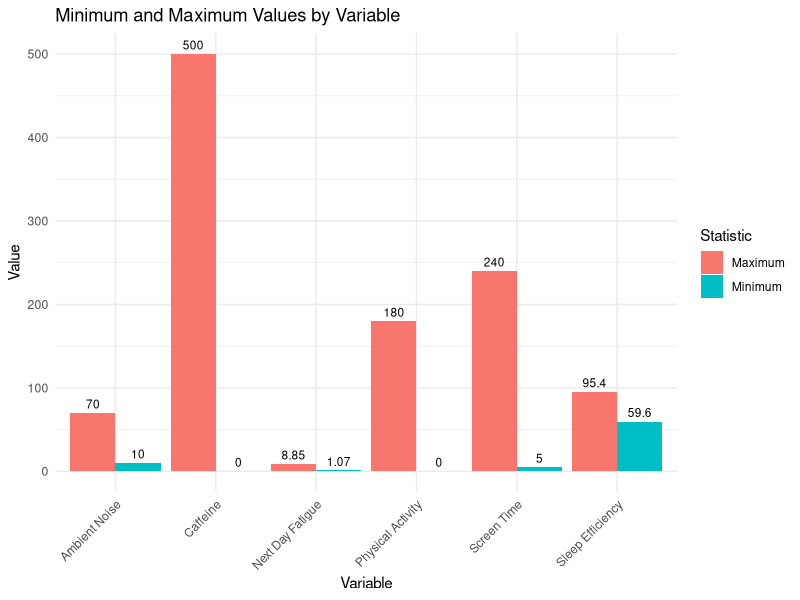
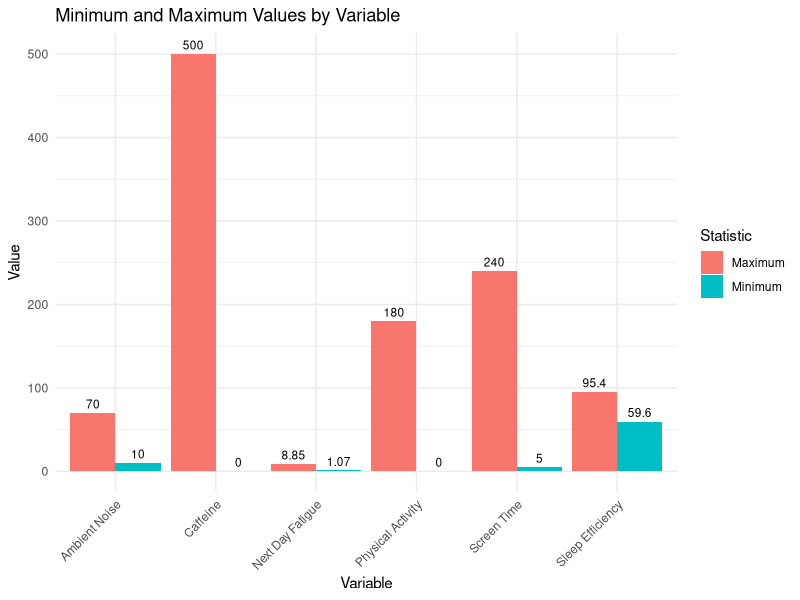

Generate these figures, in order, with R:
library(tidyverse)

# Load dataset
sleep_data <- read_csv("sleep_debt_screen_time.csv")

# Examine dataset
glimpse(sleep_data)

# View first six observations
head(sleep_data)

#last six observations
tail(sleep_data)

# Check dimensions
dim(sleep_data)

# Count missing values in each column
colSums(is.na(sleep_data))

# Count total missing values
sum(is.na(sleep_data))

# Count duplicate rows
sum(duplicated(sleep_data))

# Check duplicate user IDs
sum(duplicated(sleep_data$user_id))

#making r recognize these variables as categorical
sleep_data <- sleep_data %>%
  mutate(
    gender = as.factor(gender),
    chronotype = as.factor(chronotype),
    occupation = as.factor(occupation),
    primary_app_category = as.factor(primary_app_category),
    blue_light_filter_on = as.factor(blue_light_filter_on),
    sleep_debt_category = as.factor(sleep_debt_category)
  )


#summary statistics
# Summary statistics
summary_stats <- sleep_data %>%
  summarise(
    across(
      c(
        caffeine_intake_mg,
        physical_activity_min,
        screen_time_before_bed_min,
        ambient_noise_db,
        sleep_efficiency_pct,
        next_day_fatigue_score
      ),
      list(
        min = min,
        max = max,
        mean = mean,
        median = median,
        sd = sd,
        IQR = IQR
      )
    )
  )

summary_stats
print(summary_stats)
view(summary_stats)
# Create minimum and maximum data frame
min_max <- data.frame(
  Variable = c(
    "Ambient Noise",
    "Caffeine",
    "Next Day Fatigue",
    "Physical Activity",
    "Screen Time",
    "Sleep Efficiency"
  ),
  
  Minimum = c(
    min(sleep_data$ambient_noise_db),
    min(sleep_data$caffeine_intake_mg),
    min(sleep_data$next_day_fatigue_score),
    min(sleep_data$physical_activity_min),
    min(sleep_data$screen_time_before_bed_min),
    min(sleep_data$sleep_efficiency_pct)
  ),
  
  Maximum = c(
    max(sleep_data$ambient_noise_db),
    max(sleep_data$caffeine_intake_mg),
    max(sleep_data$next_day_fatigue_score),
    max(sleep_data$physical_activity_min),
    max(sleep_data$screen_time_before_bed_min),
    max(sleep_data$sleep_efficiency_pct)
  )
)

min_max
min_max_plot <- data.frame(
  Variable = rep(min_max$Variable, 2),
  Statistic = c(
    rep("Minimum", 6),
    rep("Maximum", 6)
  ),
  Value = c(min_max$Minimum, min_max$Maximum)
)
ggplot(min_max_plot, aes(x = Variable, y = Value, fill = Statistic)) +
  geom_col(position = "dodge") + 
  geom_text(
    aes(label = round(Value, 2)),
    position = position_dodge(width = 0.9),
    vjust = -0.5,
    size = 3
  ) +
  labs(
    title = "Minimum and Maximum Values by Variable",
    x = "Variable",
    y = "Value",
    fill = "Statistic"
  ) +
  theme_minimal() +
  theme(axis.text.x = element_text(angle = 45, hjust = 1))
ggsave(
  "minimum_maximum_plot.png",
  width = 10,
  height = 7,
  dpi = 300
)
